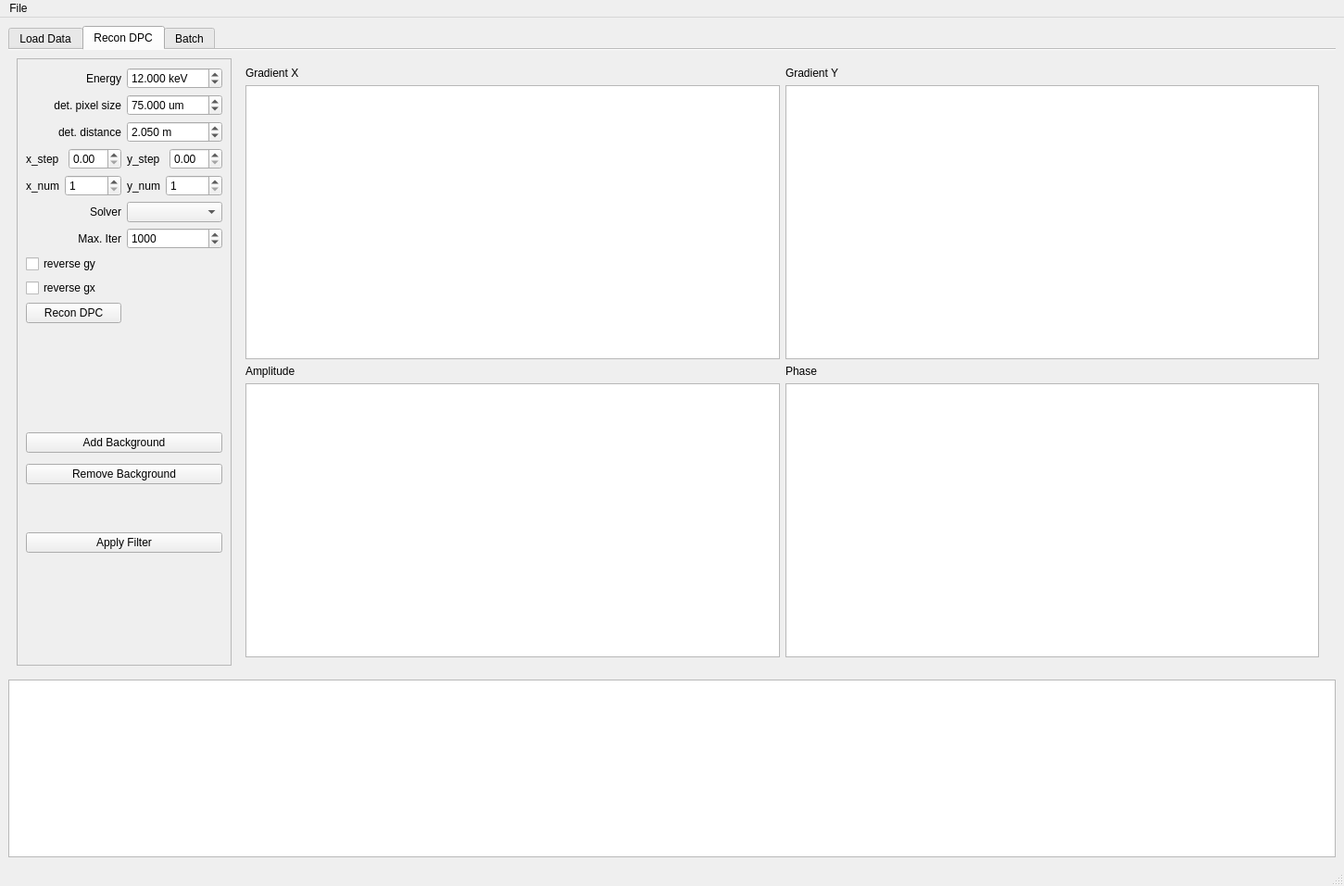
<?xml version="1.0" encoding="UTF-8"?>
<ui version="4.0">
 <class>MainWindow</class>
 <widget class="QMainWindow" name="MainWindow">
  <property name="geometry">
   <rect>
    <x>0</x>
    <y>0</y>
    <width>1451</width>
    <height>957</height>
   </rect>
  </property>
  <property name="windowTitle">
   <string>MainWindow</string>
  </property>
  <widget class="QWidget" name="centralwidget">
   <property name="styleSheet">
    <string notr="true"/>
   </property>
   <layout class="QGridLayout" name="gridLayout_2">
    <item row="0" column="0">
     <widget class="QTabWidget" name="tabWidget">
      <property name="tabPosition">
       <enum>QTabWidget::North</enum>
      </property>
      <property name="currentIndex">
       <number>1</number>
      </property>
      <property name="elideMode">
       <enum>Qt::ElideRight</enum>
      </property>
      <property name="documentMode">
       <bool>true</bool>
      </property>
      <property name="tabBarAutoHide">
       <bool>false</bool>
      </property>
      <widget class="QWidget" name="tab">
       <attribute name="title">
        <string>Load Data</string>
       </attribute>
       <layout class="QGridLayout" name="gridLayout">
        <item row="0" column="1">
         <widget class="PlotWidget" name="diff_im_view">
          <property name="sizePolicy">
           <sizepolicy hsizetype="Expanding" vsizetype="Expanding">
            <horstretch>0</horstretch>
            <verstretch>0</verstretch>
           </sizepolicy>
          </property>
         </widget>
        </item>
        <item row="1" column="1">
         <layout class="QHBoxLayout" name="horizontalLayout_2">
          <item>
           <widget class="QCheckBox" name="cb_diff_log_scale">
            <property name="sizePolicy">
             <sizepolicy hsizetype="Fixed" vsizetype="Fixed">
              <horstretch>0</horstretch>
              <verstretch>0</verstretch>
             </sizepolicy>
            </property>
            <property name="text">
             <string>Log Scale Image</string>
            </property>
            <property name="checked">
             <bool>false</bool>
            </property>
           </widget>
          </item>
          <item>
           <widget class="QPushButton" name="pb_apply_roi">
            <property name="styleSheet">
             <string notr="true"/>
            </property>
            <property name="text">
             <string>Apply ROI</string>
            </property>
           </widget>
          </item>
          <item>
           <widget class="QPushButton" name="pb_apply_mask">
            <property name="text">
             <string>Apply Mask</string>
            </property>
           </widget>
          </item>
          <item>
           <widget class="QPushButton" name="pb_plot_mask">
            <property name="text">
             <string>Show Mask</string>
            </property>
           </widget>
          </item>
          <item>
           <widget class="QPushButton" name="pushButton_5">
            <property name="text">
             <string>Find Hot-pixels</string>
            </property>
           </widget>
          </item>
         </layout>
        </item>
        <item row="0" column="0" rowspan="2">
         <widget class="QGroupBox" name="groupBox_2">
          <property name="sizePolicy">
           <sizepolicy hsizetype="Fixed" vsizetype="Preferred">
            <horstretch>0</horstretch>
            <verstretch>0</verstretch>
           </sizepolicy>
          </property>
          <layout class="QVBoxLayout" name="verticalLayout">
           <item>
            <layout class="QGridLayout" name="gridLayout_8">
             <item row="0" column="2">
              <widget class="QPushButton" name="pb_select_wd">
               <property name="sizePolicy">
                <sizepolicy hsizetype="Fixed" vsizetype="Fixed">
                 <horstretch>0</horstretch>
                 <verstretch>0</verstretch>
                </sizepolicy>
               </property>
               <property name="text">
                <string>...</string>
               </property>
              </widget>
             </item>
             <item row="0" column="1">
              <widget class="QLineEdit" name="le_wd">
               <property name="sizePolicy">
                <sizepolicy hsizetype="Preferred" vsizetype="Fixed">
                 <horstretch>0</horstretch>
                 <verstretch>0</verstretch>
                </sizepolicy>
               </property>
               <property name="text">
                <string>/Users/ajithpattammattel/Downloads/testing</string>
               </property>
              </widget>
             </item>
             <item row="0" column="0">
              <widget class="QLabel" name="label_2">
               <property name="sizePolicy">
                <sizepolicy hsizetype="Fixed" vsizetype="Fixed">
                 <horstretch>0</horstretch>
                 <verstretch>0</verstretch>
                </sizepolicy>
               </property>
               <property name="text">
                <string>Working directory:</string>
               </property>
               <property name="alignment">
                <set>Qt::AlignRight|Qt::AlignTrailing|Qt::AlignVCenter</set>
               </property>
              </widget>
             </item>
            </layout>
           </item>
           <item>
            <layout class="QHBoxLayout" name="horizontalLayout_6">
             <item>
              <layout class="QHBoxLayout" name="horizontalLayout_5">
               <item>
                <widget class="QLabel" name="label">
                 <property name="sizePolicy">
                  <sizepolicy hsizetype="Preferred" vsizetype="Fixed">
                   <horstretch>0</horstretch>
                   <verstretch>0</verstretch>
                  </sizepolicy>
                 </property>
                 <property name="text">
                  <string>Scan ID</string>
                 </property>
                </widget>
               </item>
               <item>
                <widget class="QLineEdit" name="le_sid">
                 <property name="enabled">
                  <bool>true</bool>
                 </property>
                 <property name="text">
                  <string>338901</string>
                 </property>
                </widget>
               </item>
              </layout>
             </item>
             <item>
              <layout class="QHBoxLayout" name="horizontalLayout_4">
               <item>
                <widget class="QLabel" name="label_3">
                 <property name="sizePolicy">
                  <sizepolicy hsizetype="Preferred" vsizetype="Fixed">
                   <horstretch>0</horstretch>
                   <verstretch>0</verstretch>
                  </sizepolicy>
                 </property>
                 <property name="text">
                  <string>Detector</string>
                 </property>
                </widget>
               </item>
               <item>
                <widget class="QComboBox" name="cb_det_list"/>
               </item>
              </layout>
             </item>
             <item>
              <layout class="QHBoxLayout" name="horizontalLayout_3">
               <item>
                <widget class="QLabel" name="label_6">
                 <property name="sizePolicy">
                  <sizepolicy hsizetype="Preferred" vsizetype="Fixed">
                   <horstretch>0</horstretch>
                   <verstretch>0</verstretch>
                  </sizepolicy>
                 </property>
                 <property name="text">
                  <string>Normalize with:</string>
                 </property>
                 <property name="alignment">
                  <set>Qt::AlignRight|Qt::AlignTrailing|Qt::AlignVCenter</set>
                 </property>
                </widget>
               </item>
               <item>
                <widget class="QComboBox" name="cb_norm_scalars"/>
               </item>
              </layout>
             </item>
            </layout>
           </item>
           <item>
            <layout class="QHBoxLayout" name="horizontalLayout">
             <item>
              <widget class="QLabel" name="label_5">
               <property name="sizePolicy">
                <sizepolicy hsizetype="Preferred" vsizetype="Fixed">
                 <horstretch>0</horstretch>
                 <verstretch>0</verstretch>
                </sizepolicy>
               </property>
               <property name="text">
                <string>Ref image #</string>
               </property>
              </widget>
             </item>
             <item>
              <widget class="QSpinBox" name="sb_ref_img_num">
               <property name="sizePolicy">
                <sizepolicy hsizetype="Fixed" vsizetype="Preferred">
                 <horstretch>0</horstretch>
                 <verstretch>0</verstretch>
                </sizepolicy>
               </property>
              </widget>
             </item>
             <item>
              <widget class="QLabel" name="label_4">
               <property name="sizePolicy">
                <sizepolicy hsizetype="Preferred" vsizetype="Fixed">
                 <horstretch>0</horstretch>
                 <verstretch>0</verstretch>
                </sizepolicy>
               </property>
               <property name="text">
                <string>low/high threshold</string>
               </property>
               <property name="alignment">
                <set>Qt::AlignRight|Qt::AlignTrailing|Qt::AlignVCenter</set>
               </property>
              </widget>
             </item>
             <item>
              <widget class="QSpinBox" name="sb_low_threshold">
               <property name="sizePolicy">
                <sizepolicy hsizetype="Preferred" vsizetype="Preferred">
                 <horstretch>0</horstretch>
                 <verstretch>0</verstretch>
                </sizepolicy>
               </property>
               <property name="maximum">
                <number>1000000</number>
               </property>
              </widget>
             </item>
             <item>
              <widget class="QSpinBox" name="sb_high_threshold">
               <property name="sizePolicy">
                <sizepolicy hsizetype="Preferred" vsizetype="Preferred">
                 <horstretch>0</horstretch>
                 <verstretch>0</verstretch>
                </sizepolicy>
               </property>
               <property name="minimum">
                <number>1</number>
               </property>
               <property name="maximum">
                <number>999999999</number>
               </property>
               <property name="singleStep">
                <number>1000</number>
               </property>
               <property name="value">
                <number>1000000</number>
               </property>
              </widget>
             </item>
            </layout>
           </item>
           <item>
            <layout class="QHBoxLayout" name="horizontalLayout_11">
             <item>
              <widget class="QPushButton" name="pb_load_data_from_db">
               <property name="sizePolicy">
                <sizepolicy hsizetype="Preferred" vsizetype="Fixed">
                 <horstretch>0</horstretch>
                 <verstretch>0</verstretch>
                </sizepolicy>
               </property>
               <property name="styleSheet">
                <string notr="true"/>
               </property>
               <property name="text">
                <string>Load Data from db</string>
               </property>
              </widget>
             </item>
             <item>
              <widget class="QPushButton" name="pb_load_from_h5">
               <property name="sizePolicy">
                <sizepolicy hsizetype="Preferred" vsizetype="Fixed">
                 <horstretch>0</horstretch>
                 <verstretch>0</verstretch>
                </sizepolicy>
               </property>
               <property name="styleSheet">
                <string notr="true"/>
               </property>
               <property name="text">
                <string>Load Data from h5</string>
               </property>
              </widget>
             </item>
            </layout>
           </item>
           <item>
            <spacer name="verticalSpacer_2">
             <property name="orientation">
              <enum>Qt::Vertical</enum>
             </property>
             <property name="sizeHint" stdset="0">
              <size>
               <width>20</width>
               <height>40</height>
              </size>
             </property>
            </spacer>
           </item>
          </layout>
         </widget>
        </item>
       </layout>
      </widget>
      <widget class="QWidget" name="tab_2">
       <attribute name="title">
        <string>Recon DPC</string>
       </attribute>
       <layout class="QGridLayout" name="gridLayout_3">
        <item row="0" column="0">
         <widget class="QFrame" name="frame_3">
          <property name="frameShape">
           <enum>QFrame::StyledPanel</enum>
          </property>
          <property name="frameShadow">
           <enum>QFrame::Raised</enum>
          </property>
          <layout class="QGridLayout" name="gridLayout_5">
           <item row="0" column="0" colspan="2">
            <layout class="QHBoxLayout" name="horizontalLayout_7">
             <item>
              <widget class="QLabel" name="label_8">
               <property name="text">
                <string>Energy</string>
               </property>
               <property name="alignment">
                <set>Qt::AlignRight|Qt::AlignTrailing|Qt::AlignVCenter</set>
               </property>
              </widget>
             </item>
             <item>
              <widget class="QDoubleSpinBox" name="dsb_energy">
               <property name="prefix">
                <string/>
               </property>
               <property name="suffix">
                <string> keV</string>
               </property>
               <property name="decimals">
                <number>3</number>
               </property>
               <property name="minimum">
                <double>0.010000000000000</double>
               </property>
               <property name="maximum">
                <double>200.000000000000000</double>
               </property>
               <property name="value">
                <double>12.000000000000000</double>
               </property>
              </widget>
             </item>
            </layout>
           </item>
           <item row="1" column="0" colspan="2">
            <layout class="QHBoxLayout" name="horizontalLayout_9">
             <item>
              <widget class="QLabel" name="label_11">
               <property name="text">
                <string>det. pixel size</string>
               </property>
               <property name="alignment">
                <set>Qt::AlignRight|Qt::AlignTrailing|Qt::AlignVCenter</set>
               </property>
              </widget>
             </item>
             <item>
              <widget class="QDoubleSpinBox" name="dsb_det_pixel_size">
               <property name="prefix">
                <string/>
               </property>
               <property name="suffix">
                <string> um</string>
               </property>
               <property name="decimals">
                <number>3</number>
               </property>
               <property name="minimum">
                <double>1.000000000000000</double>
               </property>
               <property name="maximum">
                <double>999.000000000000000</double>
               </property>
               <property name="singleStep">
                <double>5.000000000000000</double>
               </property>
               <property name="value">
                <double>75.000000000000000</double>
               </property>
              </widget>
             </item>
            </layout>
           </item>
           <item row="2" column="0" colspan="2">
            <layout class="QHBoxLayout" name="horizontalLayout_8">
             <item>
              <widget class="QLabel" name="label_9">
               <property name="text">
                <string>det. distance</string>
               </property>
               <property name="alignment">
                <set>Qt::AlignRight|Qt::AlignTrailing|Qt::AlignVCenter</set>
               </property>
              </widget>
             </item>
             <item>
              <widget class="QDoubleSpinBox" name="dsb_det_dist">
               <property name="prefix">
                <string/>
               </property>
               <property name="suffix">
                <string> m</string>
               </property>
               <property name="decimals">
                <number>3</number>
               </property>
               <property name="minimum">
                <double>0.010000000000000</double>
               </property>
               <property name="maximum">
                <double>200.000000000000000</double>
               </property>
               <property name="singleStep">
                <double>0.100000000000000</double>
               </property>
               <property name="value">
                <double>2.050000000000000</double>
               </property>
              </widget>
             </item>
            </layout>
           </item>
           <item row="3" column="0">
            <layout class="QHBoxLayout" name="horizontalLayout_13">
             <item>
              <widget class="QLabel" name="label_14">
               <property name="text">
                <string>x_step</string>
               </property>
              </widget>
             </item>
             <item>
              <widget class="QDoubleSpinBox" name="dsb_x_step"/>
             </item>
            </layout>
           </item>
           <item row="3" column="1">
            <layout class="QHBoxLayout" name="horizontalLayout_15">
             <item>
              <widget class="QLabel" name="label_20">
               <property name="text">
                <string>y_step</string>
               </property>
              </widget>
             </item>
             <item>
              <widget class="QDoubleSpinBox" name="dsb_y_step"/>
             </item>
            </layout>
           </item>
           <item row="4" column="0">
            <layout class="QHBoxLayout" name="horizontalLayout_16">
             <item>
              <widget class="QLabel" name="label_19">
               <property name="text">
                <string>x_num</string>
               </property>
              </widget>
             </item>
             <item>
              <widget class="QSpinBox" name="sb_x_num">
               <property name="minimum">
                <number>1</number>
               </property>
               <property name="maximum">
                <number>10000</number>
               </property>
              </widget>
             </item>
            </layout>
           </item>
           <item row="4" column="1">
            <layout class="QHBoxLayout" name="horizontalLayout_14">
             <item>
              <widget class="QLabel" name="label_21">
               <property name="text">
                <string>y_num</string>
               </property>
              </widget>
             </item>
             <item>
              <widget class="QSpinBox" name="sb_y_num">
               <property name="minimum">
                <number>1</number>
               </property>
               <property name="maximum">
                <number>10000</number>
               </property>
              </widget>
             </item>
            </layout>
           </item>
           <item row="5" column="0" colspan="2">
            <layout class="QHBoxLayout" name="horizontalLayout_12">
             <item>
              <widget class="QLabel" name="label_13">
               <property name="text">
                <string>Solver</string>
               </property>
               <property name="alignment">
                <set>Qt::AlignRight|Qt::AlignTrailing|Qt::AlignVCenter</set>
               </property>
              </widget>
             </item>
             <item>
              <widget class="QComboBox" name="cb_solvers"/>
             </item>
            </layout>
           </item>
           <item row="6" column="0" colspan="2">
            <layout class="QHBoxLayout" name="horizontalLayout_10">
             <item>
              <widget class="QLabel" name="label_12">
               <property name="text">
                <string>Max. Iter</string>
               </property>
               <property name="alignment">
                <set>Qt::AlignRight|Qt::AlignTrailing|Qt::AlignVCenter</set>
               </property>
              </widget>
             </item>
             <item>
              <widget class="QSpinBox" name="sb_max_iter">
               <property name="minimum">
                <number>10</number>
               </property>
               <property name="maximum">
                <number>10000</number>
               </property>
               <property name="value">
                <number>1000</number>
               </property>
              </widget>
             </item>
            </layout>
           </item>
           <item row="7" column="0">
            <widget class="QCheckBox" name="cb_reverse_gy">
             <property name="text">
              <string>reverse gy</string>
             </property>
             <property name="autoExclusive">
              <bool>false</bool>
             </property>
            </widget>
           </item>
           <item row="8" column="0">
            <widget class="QCheckBox" name="cb_reverse_gx">
             <property name="text">
              <string>reverse gx</string>
             </property>
             <property name="autoExclusive">
              <bool>false</bool>
             </property>
            </widget>
           </item>
           <item row="9" column="0">
            <widget class="QPushButton" name="pb_recon_dpc">
             <property name="text">
              <string>Recon DPC</string>
             </property>
            </widget>
           </item>
           <item row="10" column="0">
            <spacer name="verticalSpacer_3">
             <property name="orientation">
              <enum>Qt::Vertical</enum>
             </property>
             <property name="sizeHint" stdset="0">
              <size>
               <width>20</width>
               <height>40</height>
              </size>
             </property>
            </spacer>
           </item>
           <item row="11" column="0" colspan="2">
            <layout class="QVBoxLayout" name="verticalLayout_4">
             <property name="spacing">
              <number>12</number>
             </property>
             <item>
              <widget class="QPushButton" name="pb_add_bg">
               <property name="text">
                <string>Add Background</string>
               </property>
              </widget>
             </item>
             <item>
              <widget class="QPushButton" name="pb_remove_bg">
               <property name="text">
                <string>Remove Background</string>
               </property>
              </widget>
             </item>
             <item>
              <spacer name="verticalSpacer_4">
               <property name="orientation">
                <enum>Qt::Vertical</enum>
               </property>
               <property name="sizeHint" stdset="0">
                <size>
                 <width>20</width>
                 <height>40</height>
                </size>
               </property>
              </spacer>
             </item>
             <item>
              <widget class="QPushButton" name="pushButton_8">
               <property name="text">
                <string>Apply Filter</string>
               </property>
              </widget>
             </item>
            </layout>
           </item>
           <item row="12" column="0">
            <spacer name="verticalSpacer">
             <property name="orientation">
              <enum>Qt::Vertical</enum>
             </property>
             <property name="sizeHint" stdset="0">
              <size>
               <width>20</width>
               <height>40</height>
              </size>
             </property>
            </spacer>
           </item>
          </layout>
         </widget>
        </item>
        <item row="0" column="1">
         <widget class="QFrame" name="frame_2">
          <property name="sizePolicy">
           <sizepolicy hsizetype="Expanding" vsizetype="MinimumExpanding">
            <horstretch>0</horstretch>
            <verstretch>0</verstretch>
           </sizepolicy>
          </property>
          <layout class="QGridLayout" name="gridLayout_11">
           <item row="0" column="0">
            <layout class="QGridLayout" name="gridLayout_4">
             <item row="0" column="0">
              <widget class="QLabel" name="label_15">
               <property name="sizePolicy">
                <sizepolicy hsizetype="Preferred" vsizetype="Fixed">
                 <horstretch>0</horstretch>
                 <verstretch>0</verstretch>
                </sizepolicy>
               </property>
               <property name="text">
                <string>Gradient X</string>
               </property>
              </widget>
             </item>
             <item row="1" column="0">
              <widget class="ImageView" name="gx_im_view">
               <property name="sizePolicy">
                <sizepolicy hsizetype="Preferred" vsizetype="Preferred">
                 <horstretch>0</horstretch>
                 <verstretch>0</verstretch>
                </sizepolicy>
               </property>
              </widget>
             </item>
            </layout>
           </item>
           <item row="0" column="1">
            <layout class="QGridLayout" name="gridLayout_7">
             <item row="0" column="0">
              <widget class="QLabel" name="label_16">
               <property name="sizePolicy">
                <sizepolicy hsizetype="Preferred" vsizetype="Fixed">
                 <horstretch>0</horstretch>
                 <verstretch>0</verstretch>
                </sizepolicy>
               </property>
               <property name="text">
                <string>Gradient Y</string>
               </property>
              </widget>
             </item>
             <item row="1" column="0">
              <widget class="ImageView" name="gy_im_view">
               <property name="sizePolicy">
                <sizepolicy hsizetype="Preferred" vsizetype="Preferred">
                 <horstretch>0</horstretch>
                 <verstretch>0</verstretch>
                </sizepolicy>
               </property>
              </widget>
             </item>
            </layout>
           </item>
           <item row="1" column="0">
            <layout class="QGridLayout" name="gridLayout_9">
             <item row="0" column="0">
              <widget class="QLabel" name="label_17">
               <property name="sizePolicy">
                <sizepolicy hsizetype="Preferred" vsizetype="Fixed">
                 <horstretch>0</horstretch>
                 <verstretch>0</verstretch>
                </sizepolicy>
               </property>
               <property name="text">
                <string>Amplitude</string>
               </property>
              </widget>
             </item>
             <item row="1" column="0">
              <widget class="ImageView" name="amp_im_view">
               <property name="sizePolicy">
                <sizepolicy hsizetype="Preferred" vsizetype="Preferred">
                 <horstretch>0</horstretch>
                 <verstretch>0</verstretch>
                </sizepolicy>
               </property>
              </widget>
             </item>
            </layout>
           </item>
           <item row="1" column="1">
            <layout class="QGridLayout" name="gridLayout_10">
             <item row="0" column="0">
              <widget class="QLabel" name="label_18">
               <property name="sizePolicy">
                <sizepolicy hsizetype="Preferred" vsizetype="Fixed">
                 <horstretch>0</horstretch>
                 <verstretch>0</verstretch>
                </sizepolicy>
               </property>
               <property name="text">
                <string>Phase </string>
               </property>
              </widget>
             </item>
             <item row="1" column="0">
              <widget class="ImageView" name="phase_im_view">
               <property name="sizePolicy">
                <sizepolicy hsizetype="Preferred" vsizetype="Preferred">
                 <horstretch>0</horstretch>
                 <verstretch>0</verstretch>
                </sizepolicy>
               </property>
              </widget>
             </item>
            </layout>
           </item>
          </layout>
         </widget>
        </item>
       </layout>
      </widget>
      <widget class="QWidget" name="tab_3">
       <attribute name="title">
        <string>Batch</string>
       </attribute>
       <widget class="QWidget" name="layoutWidget_5">
        <property name="geometry">
         <rect>
          <x>240</x>
          <y>140</y>
          <width>268</width>
          <height>30</height>
         </rect>
        </property>
        <layout class="QGridLayout" name="gridLayout_14">
         <item row="2" column="0">
          <widget class="QLabel" name="label_7">
           <property name="text">
            <string>Scan_list           </string>
           </property>
           <property name="alignment">
            <set>Qt::AlignRight|Qt::AlignTrailing|Qt::AlignVCenter</set>
           </property>
          </widget>
         </item>
         <item row="2" column="1">
          <widget class="QLineEdit" name="le_sid_2">
           <property name="enabled">
            <bool>true</bool>
           </property>
           <property name="toolTip">
            <string>continuous scans seperated by '_' 
 comma to sperate different list or singles 
 examaple:9123-9130,9846,7653-7660</string>
           </property>
           <property name="text">
            <string/>
           </property>
           <property name="placeholderText">
            <string>9123-9130,9846,7653-7660</string>
           </property>
          </widget>
         </item>
        </layout>
       </widget>
       <widget class="QWidget" name="layoutWidget_6">
        <property name="geometry">
         <rect>
          <x>250</x>
          <y>190</y>
          <width>317</width>
          <height>33</height>
         </rect>
        </property>
        <layout class="QGridLayout" name="gridLayout_15">
         <item row="0" column="2">
          <widget class="QPushButton" name="pb_select_wd_2">
           <property name="sizePolicy">
            <sizepolicy hsizetype="Fixed" vsizetype="Fixed">
             <horstretch>0</horstretch>
             <verstretch>0</verstretch>
            </sizepolicy>
           </property>
           <property name="text">
            <string>...</string>
           </property>
          </widget>
         </item>
         <item row="0" column="1">
          <widget class="QLineEdit" name="le_wd_2">
           <property name="sizePolicy">
            <sizepolicy hsizetype="Preferred" vsizetype="Fixed">
             <horstretch>0</horstretch>
             <verstretch>0</verstretch>
            </sizepolicy>
           </property>
           <property name="text">
            <string/>
           </property>
          </widget>
         </item>
         <item row="0" column="0">
          <widget class="QLabel" name="label_10">
           <property name="sizePolicy">
            <sizepolicy hsizetype="Fixed" vsizetype="Fixed">
             <horstretch>0</horstretch>
             <verstretch>0</verstretch>
            </sizepolicy>
           </property>
           <property name="text">
            <string>select Logfile(s)</string>
           </property>
           <property name="alignment">
            <set>Qt::AlignRight|Qt::AlignTrailing|Qt::AlignVCenter</set>
           </property>
          </widget>
         </item>
        </layout>
       </widget>
       <widget class="QPushButton" name="pushButton">
        <property name="geometry">
         <rect>
          <x>250</x>
          <y>240</y>
          <width>150</width>
          <height>31</height>
         </rect>
        </property>
        <property name="text">
         <string>Start Batch Export</string>
        </property>
       </widget>
      </widget>
     </widget>
    </item>
    <item row="1" column="0">
     <widget class="QPlainTextEdit" name="pte_status">
      <property name="sizePolicy">
       <sizepolicy hsizetype="Preferred" vsizetype="Fixed">
        <horstretch>0</horstretch>
        <verstretch>0</verstretch>
       </sizepolicy>
      </property>
      <property name="readOnly">
       <bool>true</bool>
      </property>
     </widget>
    </item>
   </layout>
  </widget>
  <widget class="QMenuBar" name="menubar">
   <property name="geometry">
    <rect>
     <x>0</x>
     <y>0</y>
     <width>1451</width>
     <height>24</height>
    </rect>
   </property>
   <widget class="QMenu" name="menuFile">
    <property name="title">
     <string>File</string>
    </property>
    <widget class="QMenu" name="menuExport_Results_as">
     <property name="title">
      <string>Export Results as </string>
     </property>
     <addaction name="actiontiff"/>
     <addaction name="actionpng"/>
     <addaction name="actionnpy"/>
    </widget>
    <addaction name="actionReverse_gx"/>
    <addaction name="actionReverse_gy"/>
    <addaction name="actionExport_Mask"/>
    <addaction name="actionImport_Mask_2"/>
    <addaction name="menuExport_Results_as"/>
   </widget>
   <addaction name="menuFile"/>
  </widget>
  <widget class="QStatusBar" name="statusbar"/>
  <action name="actionExport_mask_data">
   <property name="text">
    <string>Export mask data</string>
   </property>
  </action>
  <action name="actionExport_Mask">
   <property name="text">
    <string>Export Mask</string>
   </property>
  </action>
  <action name="actionImport_Mask">
   <property name="text">
    <string>Import Mask</string>
   </property>
  </action>
  <action name="actionReverse_gx">
   <property name="text">
    <string>Reverse gx</string>
   </property>
  </action>
  <action name="actionReverse_gy">
   <property name="text">
    <string>Reverse gy</string>
   </property>
  </action>
  <action name="actiontiff">
   <property name="text">
    <string>tiff</string>
   </property>
  </action>
  <action name="actionpng">
   <property name="text">
    <string>png</string>
   </property>
  </action>
  <action name="actionnpy">
   <property name="text">
    <string>npy</string>
   </property>
  </action>
  <action name="actionImport_Mask_2">
   <property name="text">
    <string>Import Mask</string>
   </property>
  </action>
 </widget>
 <customwidgets>
  <customwidget>
   <class>ImageView</class>
   <extends>QGraphicsView</extends>
   <header>pyqtgraph</header>
  </customwidget>
  <customwidget>
   <class>PlotWidget</class>
   <extends>QGraphicsView</extends>
   <header>pyqtgraph</header>
  </customwidget>
 </customwidgets>
 <resources/>
 <connections/>
</ui>
